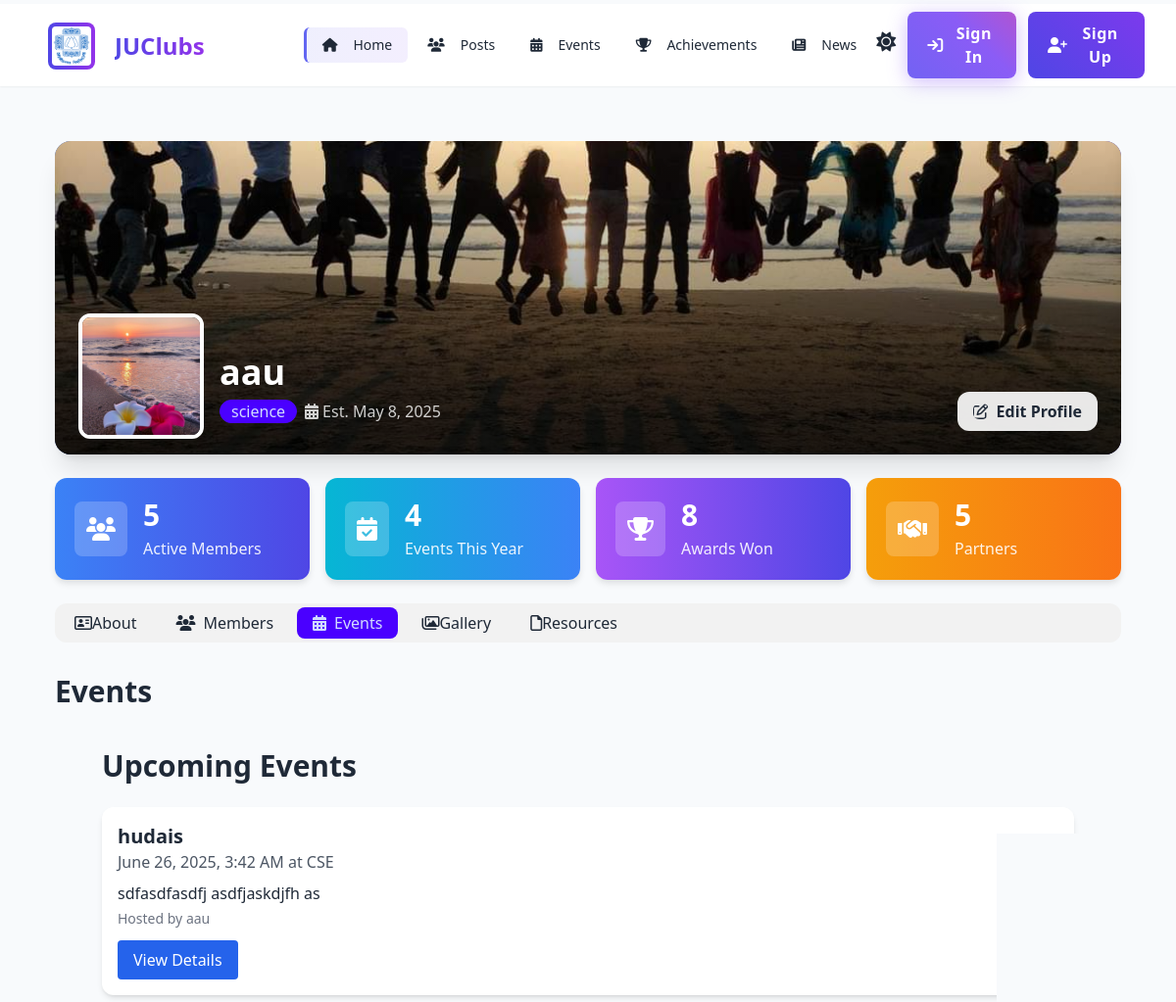
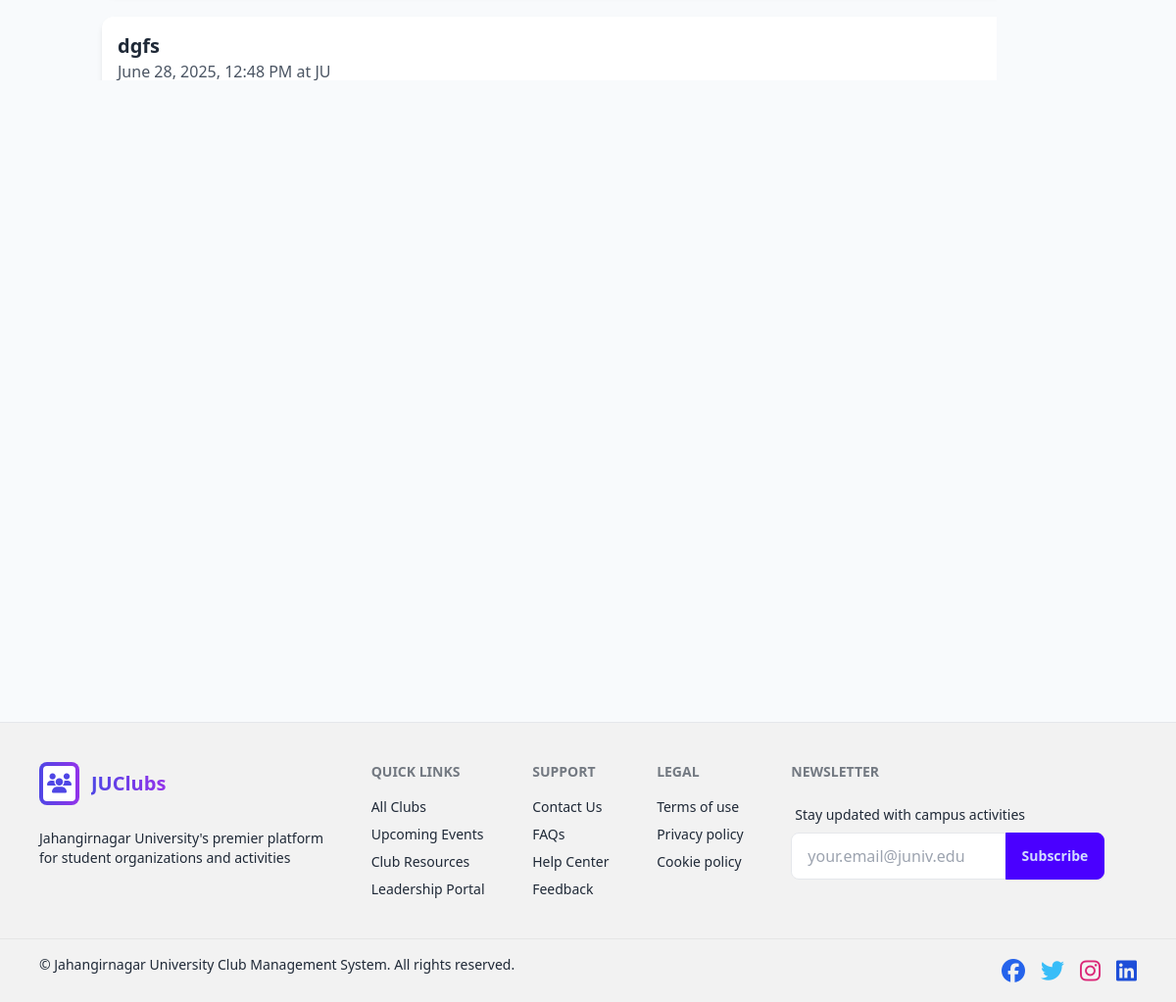
The page /clubs/profile/events/?club_id=5 on the database as committed earlier (2 pictures, top to bottom).
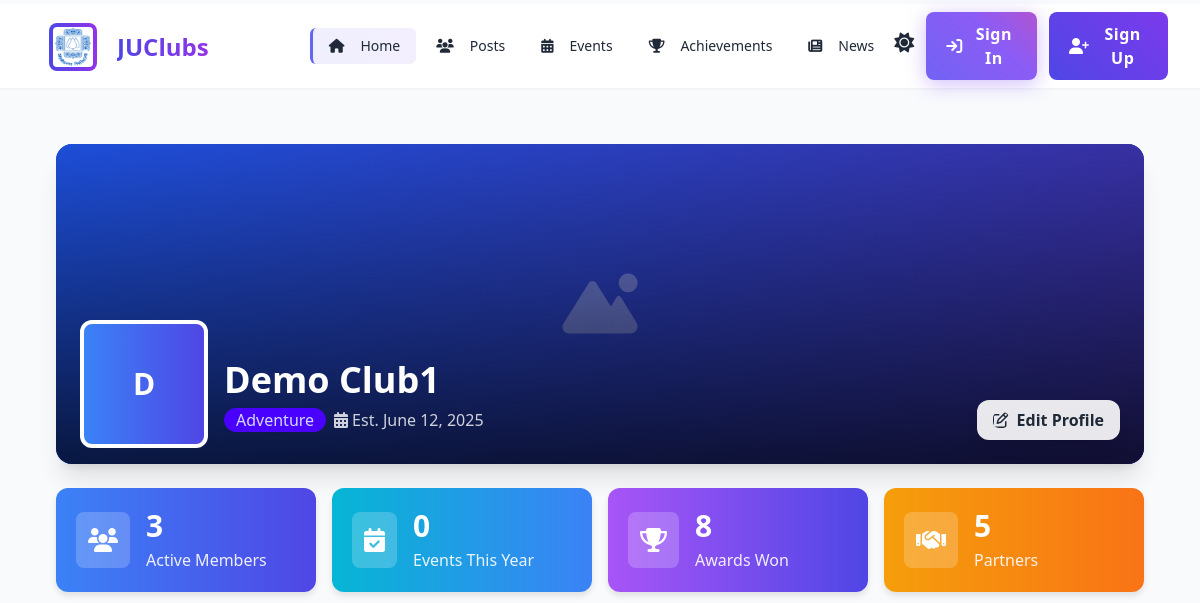
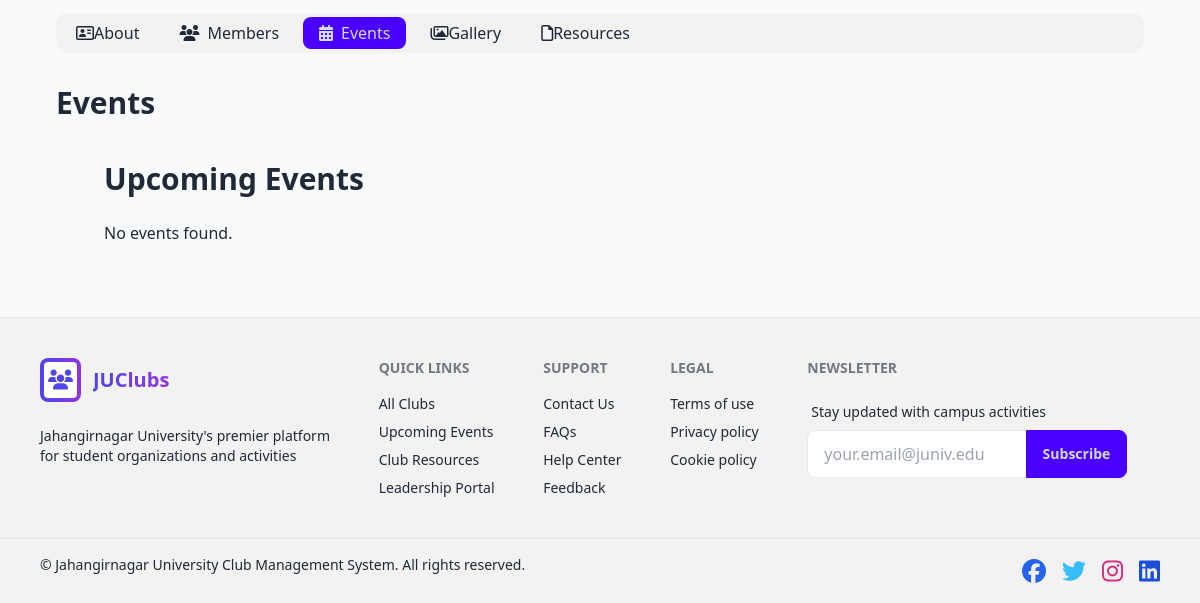
The same page on the database as committed later (2 pictures, top to bottom).
### clubs/models.py (models this page shows, shortened)
class Club(models.Model):
    name = models.CharField(max_length=255, unique=True)
    username = models.CharField(max_length=150, unique=True)
    password = models.CharField(max_length=128)
    category = models.CharField(max_length=255)
    date_established = models.DateField()
    constitution = models.TextField(blank=True)
    mission_and_vision = models.TextField(blank=True)
    membership_rules = models.TextField(blank=True)
    description = models.TextField(blank=True)
    club_moto = models.CharField(max_length=255, blank=True)
    is_active = models.BooleanField(default=True)
    logo = models.ImageField(upload_to='club_logos/', blank=True, null=True)
    cover_photo = models.ImageField(upload_to='club_covers/', blank=True, null=True)

### events/models.py (models this page shows, shortened)
class Event(models.Model):
    EVENT_TYPE_CHOICES = [
        ('no_registration', 'No Registration Required'),
        ('registration_required', 'Registration Required'),
    ]
    VISIBILITY_CHOICES = [
        ('public', 'Public - Anyone can view'),
        ('internal', 'Internal - Only logged-in students'),
    ]
    club = models.ForeignKey(Club, on_delete=models.CASCADE, related_name='events')
    title = models.CharField(max_length=255)
    description = models.TextField()
    date_time = models.DateTimeField()
    end_time = models.DateTimeField(null=True, blank=True)  # Optional: track event duration
    location = models.CharField(max_length=255)
    poster = models.ImageField(upload_to='event_posters/', blank=True, null=True)
    organizer_name = models.CharField(max_length=255)
    organizer_contact = models.CharField(max_length=100)
    capacity = models.PositiveIntegerField(blank=True, null=True)
    visibility = models.CharField(max_length=20, choices=VISIBILITY_CHOICES, default='public')
    event_type = models.CharField(max_length=30, choices=EVENT_TYPE_CHOICES)
    registration_deadline = models.DateTimeField(blank=True, null=True)
    is_paid = models.BooleanField(default=False)
    ticket_price = models.DecimalField(max_digits=8, decimal_places=2, null=True, blank=True)  # For paid events
    created_at = models.DateTimeField(auto_now_add=True)
    def duration(self):
        if self.end_time:
            return self.end_time - self.date_time
        return None

### clubs/views.py (the view)
# urls.py: path("profile/", club_profile_tab_view, {'tab': 'about'}, name="club_profile"),
def club_profile_tab_view(request, tab):
    username = request.session.get('club_username')
    club = None
    club_reg = None
    if username:
        try:
            club_reg = ClubRegistration.objects.get(club_username=username)
            if not club_reg.is_approved or not club_reg.approved_club:
                messages.warning(request, "Your club is not approved yet.")
                return render(request, 'clubs/profile.html', {
                    'status': 'pending',
                    'club_registration': club_reg,
                    'active_tab': tab,
                    'events': [],
                    'upcoming_events': [],
                    'memberships': [],  # still send empty list
                })
            club = club_reg.approved_club
        except ClubRegistration.DoesNotExist:
            messages.error(request, "Club registration not found.")
            return redirect('clubs:register')
    else:
        club_id = request.GET.get('club_id')
        if not club_id:
            messages.error(request, "Invalid or missing club.")
            return redirect('clubs:login')
        club = get_object_or_404(Club, id=club_id, is_active=True)
    upcoming_events = Event.objects.filter(club=club, date_time__gte=timezone.now()).order_by('date_time')[:2]
    events = Event.objects.filter(club=club).order_by('date_time') if tab == 'events' else []
    all_memberships = ClubMembership.objects.filter(club=club, is_active=True).select_related('member')
    executive_roles = ['president', 'secretary', 'organizing_secretary']
    memberships = [
        m for m in all_memberships if any(role in m.get_roles_list() for role in executive_roles)
    ]
    context = {
        'club': club,
        'club_registration': club_reg,
        'active_tab': tab,
        'status': 'approved',
        'upcoming_events': upcoming_events,
        'events': events,
        'memberships': memberships,  # 👈 added here
    }
    return render(request, 'clubs/profile.html', context)

### admin_panel/context_processors.py (called while the page is built)
def all_users(request):
    user_id = request.session.get('user_id')
    user = None
    if user_id:
        try:
            user = User.objects.get(id=user_id)
        except User.DoesNotExist:
            user = None
    register_users = User.objects.filter(is_approved=True)
    return {
        'custom_user': user,
        'register_users': register_users
    }

def clubs_context(request):
    approved_clubs = Club.objects.filter(is_active=True)
    pending_clubs = ClubRegistration.objects.filter(is_approved=False)
    return {
        'approved_clubs': approved_clubs,
        'pending_clubs': pending_clubs,
    }

### clubs/context_processors.py (called while the page is built)
def logged_club_context(request):
    club_obj = None
    if request.session.get('club_id'):
        try:
            club_obj = Club.objects.get(id=request.session['club_id'])
        except Club.DoesNotExist:
            pass
    return {
        'logged_club': club_obj
    }

def club_count(request):
    count = Club.objects.filter(is_active=True).count()
    return {
        'club_count': count
    }

def total_member_count(request):
    count = Member.objects.count()
    return {
        'total_member_count': count
    }

### templates/clubs/profile.html (shortened to what the changed rows need)
{% extends 'base.html' %}
{% load static %}
{% block content %}
<main class="flex-grow p-4 md:p-6">
    <div class="max-w-7xl mx-auto">
        <div class="relative rounded-2xl overflow-hidden shadow-xl bg-gradient-to-r from-blue-600 to-indigo-700 mb-6">
            <div class="h-64 md:h-80 w-full relative">
                {% if club.cover_photo %}
                <img src="{{ club.cover_photo.url }}" alt="{{ club.name }} cover" class="w-full h-full object-cover" />
                {% else %}
                <div class="bg-gradient-to-r from-blue-700 to-indigo-800 w-full h-full flex items-center justify-center">
                    <i class="fa-solid fa-mountain-sun text-white text-6xl opacity-30"></i>
                </div>
                {% endif %}
                <div class="absolute inset-0 bg-gradient-to-t from-black/70 to-transparent"></div>
                <div class="absolute bottom-4 left-6 flex items-end">
                    {% if club.logo %}
                    <img
                        src="{{ club.logo.url }}"
                        alt="{{ club.name }} logo"
                        class="w-24 h-24 md:w-32 md:h-32 rounded-xl border-4 border-white shadow-xl object-cover"
                    />
                    {% else %}
                    <div
                        class="w-24 h-24 md:w-32 md:h-32 rounded-xl border-4 border-white bg-gradient-to-r from-blue-500 to-indigo-600 flex items-center justify-center text-white text-3xl font-bold"
                    >
                        {{ club.name|first|upper }}
                    </div>
                    {% endif %}
                    <div class="ml-4 mb-4">
                        <h1 class="text-2xl md:text-4xl font-bold text-white">{{ club.name }}</h1>
                        <div class="flex items-center mt-2 flex-wrap gap-2">
                            <span class="badge badge-lg badge-primary">{{ club.category }}</span>
                            <span class="text-white/80 flex items-center">
                                <i class="fa-solid fa-calendar-days mr-1"></i>
                                Est. {{ club.date_established|date:"F j, Y" }}
                            </span>
                        </div>
                    </div>
                </div>
                <div class="absolute bottom-6 right-6 z-20">
                    <a
                        href="{% url 'clubs:edit_club' %}"
                        class="flex items-center gap-2 px-4 py-2 rounded-xl bg-white/90 text-gray-800 hover:bg-white shadow-lg backdrop-blur-md transition-all duration-200"
                        data-tip="Edit Profile"
                    >
                    </a>
                </div>
            </div>
        </div>
        <div class="grid grid-cols-2 md:grid-cols-4 gap-4 my-6">
            <div
                class="stat-card bg-gradient-to-r from-blue-500 to-indigo-600 text-white rounded-xl shadow-lg p-5 hover:shadow-xl transition-shadow transform hover:-translate-y-1"
            >
                <div class="flex items-center">
                    <div>
                        <div class="text-3xl font-bold">{{ club.memberships.count }}</div>
                        <div class="text-white/90 mt-1">Active Members</div>
                    </div>
                </div>
            </div>
            <div
                class="stat-card bg-gradient-to-r from-cyan-500 to-blue-500 text-white rounded-xl shadow-lg p-5 hover:shadow-xl transition-shadow transform hover:-translate-y-1"
            >
                <div class="flex items-center">
                    <div>
                        <div class="text-3xl font-bold">{{club.events.count}}</div>
                        <div class="text-white/90 mt-1">Events This Year</div>
                    </div>
                </div>
            </div>
        </div>
        <div>
            {% if active_tab == 'events' %}
            <div>
            <h2 class="text-3xl font-bold mb-6">Events</h2>
            <div class="max-w-5xl mx-auto p-4">
                <h1 class="text-3xl font-bold mb-6">Upcoming Events</h1>
                {% for event in events %}
                <div class="bg-white shadow-md p-4 mb-6 rounded-xl">
                    <h2 class="text-xl font-semibold">{{ event.title }}</h2>
                    <p class="text-gray-600">{{ event.date_time|date:"F j, Y, g:i A" }} at {{ event.location }}</p>
                    <p class="mt-2">{{ event.description|truncatechars:150 }}</p>
                    <p class="text-sm text-gray-500 mt-1">Hosted by {{ event.club.name }}</p>
                    <a
                        href="{% url 'events:event_detail' event.id %}"
                        class="mt-3 inline-block bg-blue-600 text-white px-4 py-2 rounded hover:bg-blue-700"
                    >
                        View Details
                    </a>
                </div>
                {% empty %}
                <p>No events found.</p>
                {% endfor %}
            </div>
            {% endif %}
        </div>
    </div>
</main>
{% endblock %}

Rows that differ between the two databases and show on the page:
no longer on this page (row edited): Event: title "hudais", date_time "June 26, 2025, 3:42 AM", location "CSE", description "sdfasdfasdfj asdfjaskdjfh as", club.name "aau"
no longer on this page (row edited): Event: title "dgfs", date_time "June 28, 2025, 12:48 PM", location "JU"
changed Club: name|first (not shown) → "D"; name "aau" → "Demo Club1"; category "science" → "Adventure"; date_established "May 8, 2025" → "June 12, 2025"; memberships.count "5" → "3"; events.count "4" → "0"; cover_photo: picture removed; logo: picture removed
Other text that changed with them:
text now shown: "No events found."
